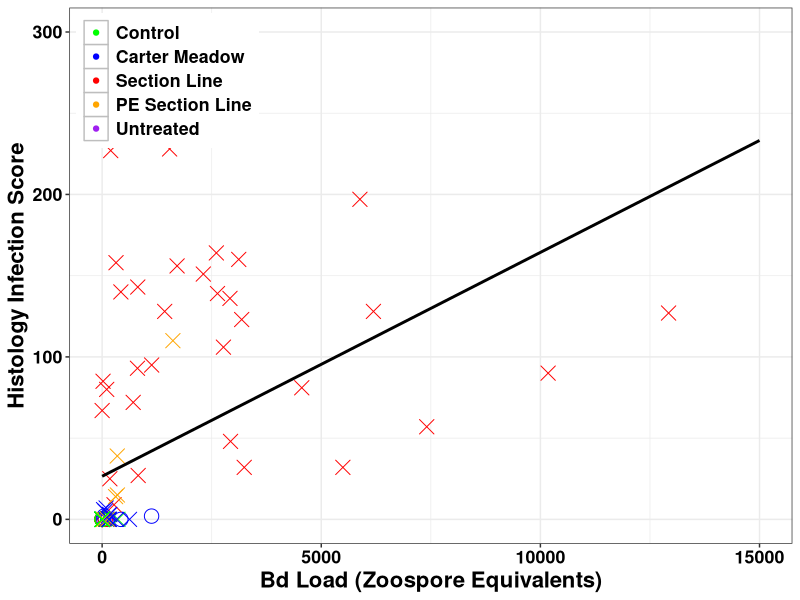

The R source for this figure:
# Eskew et al. wood frog/American bullfrog transcriptomics study

# Histology Analyses

# This script generates: Figure 5

#==============================================================================


# Load packages

library(ggplot2)
library(dplyr)

#==============================================================================


# Import histology dataframe

d <- read.csv("../data/histology_data.csv")


# Filter to only include records with histology scores

d <- filter(d, !is.na(HistoScore))
nrow(d)

# Round histology scores to reflect the precision of original field-by-field
# quantifications

d$HistoScore <- round(d$HistoScore)

# How many samples with histology come from sacrificed animals?

d %>%
  filter(!is.na(HistoScore) & !is.na(DayOfSacrifice)) %>%
  nrow()

# How many samples with histology come from monitored animals
# (i.e., experiment-induced euthanasia/mortality)?

d %>%
  filter(!is.na(HistoScore) & is.na(DayOfSacrifice)) %>%
  nrow()

# Summarize histology scores by Species and Treatment

group_by(d, Species, Treatment) %>%
  summarize(SampleSize = n(),
            n_Pos = sum(HistoScore > 0),
            Avg = mean(HistoScore, na.rm = T),
            Min = min(HistoScore, na.rm = T),
            Max = max(HistoScore, na.rm = T))

# What is the correlation coefficient between qPCR loads and histology scores?

cor(d$AdjustedBdLoad, d$HistoScore)

# Look only at records that had a histology score of 0
# How many qPCR records also report 0 vs. > 0?

filter(d, HistoScore == 0) %>%
  summarize(NumTotal = n(), NumMatching = sum(AdjustedBdLoad == 0),
            NumNotMatching = sum(AdjustedBdLoad > 0))

# Look only at records that had a qPCR load of 0
# How many Histology records also report 0 vs. > 0?

filter(d, AdjustedBdLoad == 0) %>%
  summarize(NumTotal = n(), NumMatching = sum(HistoScore == 0),
            NumNotMatching = sum(HistoScore > 0))

# Look only at records of Bd-exposed wood frogs with qPCR > 0
# How many had Histology records < 0? Could indicate false positive by qPCR

d %>%
  filter(Species == "Wood Frog") %>%
  filter(Treatment != "Control") %>%
  filter(AdjustedBdLoad > 0) %>%
  summarize(NumPCRPos = n(), NumHistoNeg = sum(HistoScore == 0), 
            Prop = NumHistoNeg/NumPCRPos)

# Look only at records of Bd-exposed American bullfrogs with qPCR > 0
# How many had Histology records < 0? Could indicate false positive by qPCR

d %>%
  filter(Species == "Bullfrog") %>%
  filter(Treatment != "Control") %>%
  filter(Treatment != "Untreated") %>%
  filter(AdjustedBdLoad > 0) %>%
  summarize(NumPCRPos = n(), NumHistoNeg = sum(HistoScore == 0), 
            Prop = NumHistoNeg/NumPCRPos)

#==============================================================================


# Plotting histology vs. qPCR comparison

labels <- c("Bullfrog" = "American Bullfrog", "Wood Frog" = "Wood Frog")

d$Species <- factor(d$Species, levels = c("Wood Frog", "Bullfrog"))
d$Treatment <- factor(d$Treatment,
                      levels = c("Control", "Carter", "SectionLine", 
                                 "PreviouslyExposedSectionLine",
                                 "Untreated"))


tiff("../figures/Figure_5.tiff", width = 800, height = 700, res = 96)

filter(d) %>%
  ggplot(aes(x = AdjustedBdLoad, y = HistoScore)) +
  theme_bw() +
  theme(legend.title = element_blank(),
        legend.justification = c(0, 1),
        legend.position = c(0.01, 0.99),
        legend.key = element_rect(color = "grey"),
        text = element_text(size = 16, face = "bold"),
        axis.text = element_text(color = "black"),
        strip.background = element_blank()) +
  geom_point(aes(size = 1.5, color = Treatment, shape = Species)) +
  geom_smooth(method = lm, se = F, color = "black", fullrange = T) + 
  xlim(0, 15000) + ylim(0, 300) +
  xlab("Bd Load (Zoospore Equivalents)") + ylab("Histology Infection Score") +
  scale_shape_manual(values = c(4, 1)) +
  scale_color_manual(labels = c("Control", "Carter Meadow", 
                                "Section Line", "PE Section Line",
                                 "Untreated"),
                     values = c("green", "blue", "red", "orange", "purple")) +
  guides(size = F, shape = F)
  #facet_wrap(~ Species, labeller = labeller(Species = labels))

dev.off()
